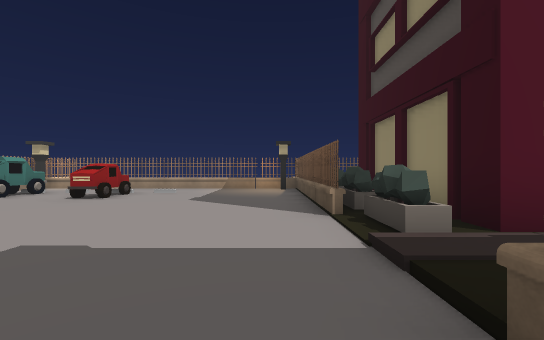
view 1 (above)

17 first-person views from a walk through a scene from a Unity 3-D project. The camera is 1.3 m above the floor, looks level and sees 90° across. The floor is counted in squares, 2 m on a side. Each view is taken from the middle of a square. On the plan, view 1 faces up. The plan holds only what a view shows up to about 9 squares ahead; the rest is blank. The place goes on beyond the plan. The player is left out. Some surface patterns are stand-ins.

view 2
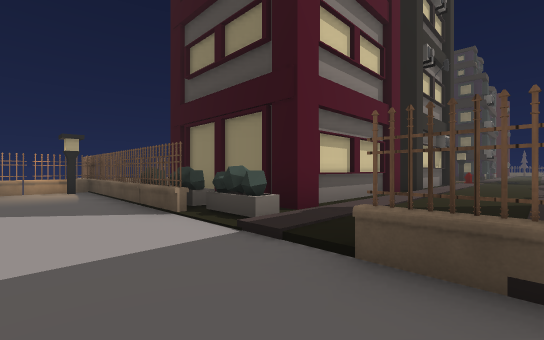

view 3
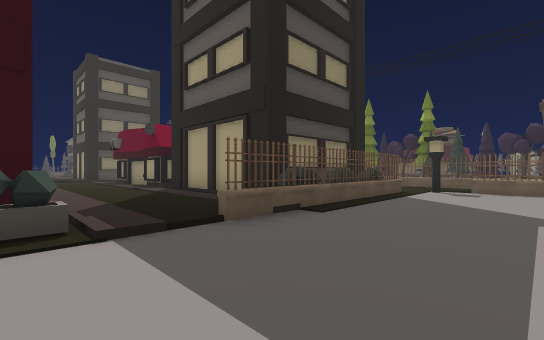

view 4
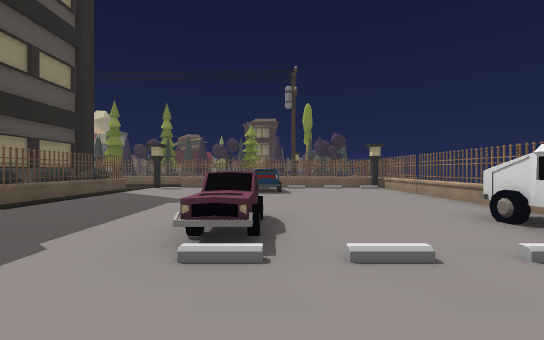

view 5
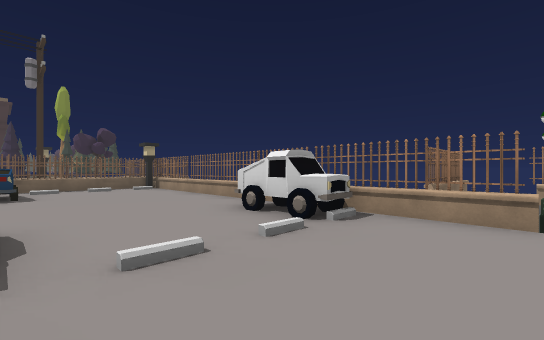

view 6
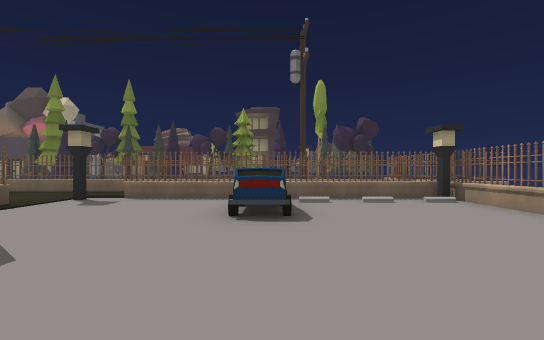

view 7
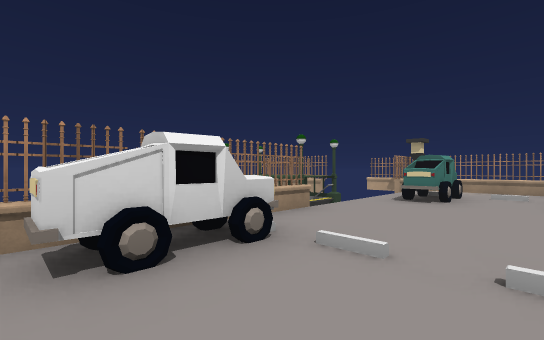

view 8
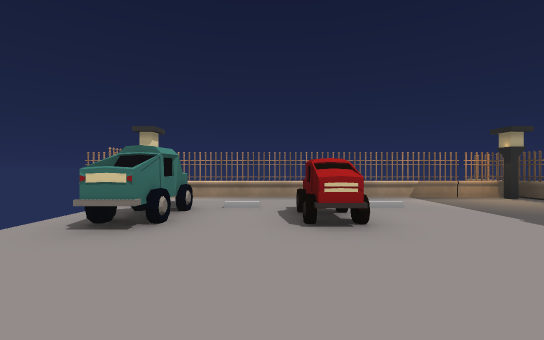

view 9
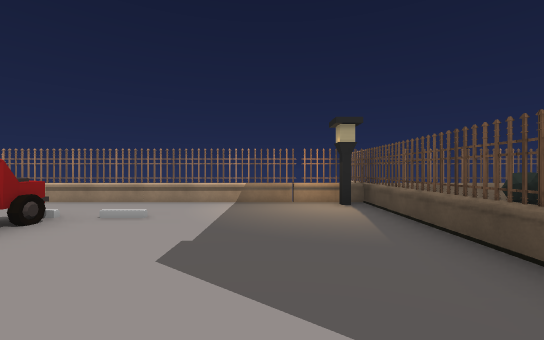

view 10
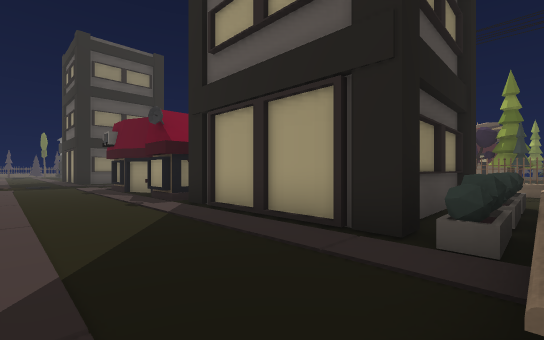

view 11
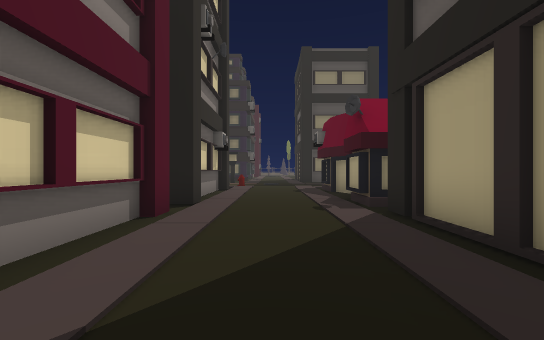

view 12
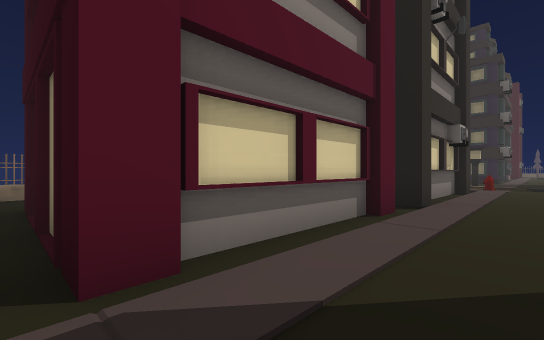

view 13
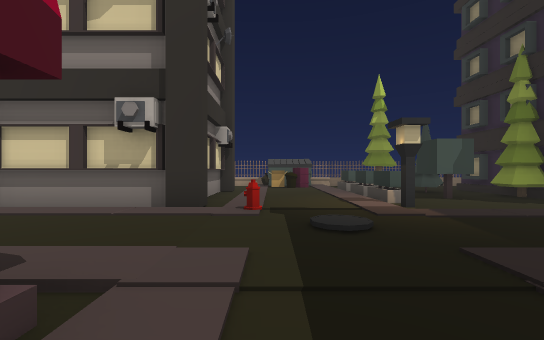

view 14
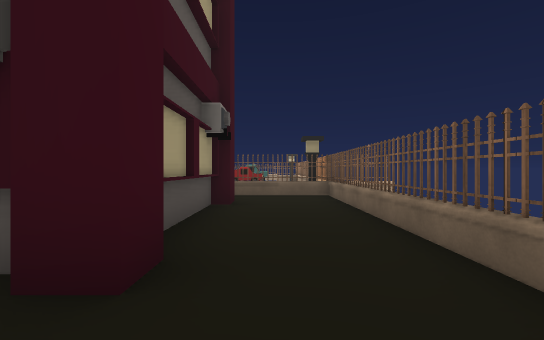

view 15
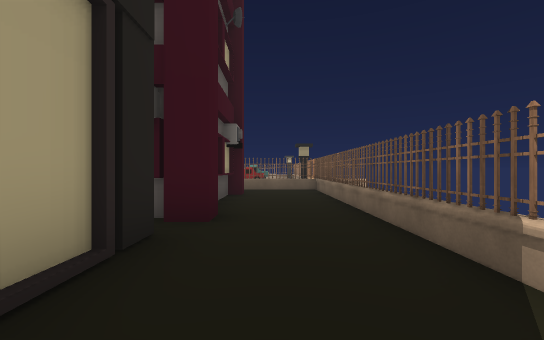

view 16
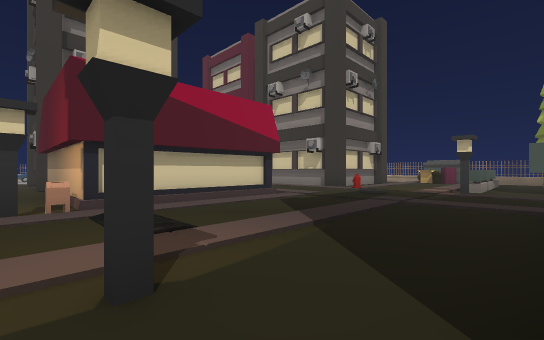

view 17
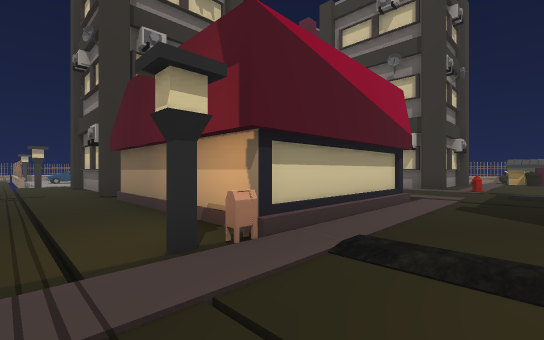

### Floor plan
Key: @ floor where view 1 was taken; # wall or solid block; x gap in a wall; . main floor; : floor 0.25 m higher than the main floor; + floor 1 m higher than the main floor; / step, stairs or slope; = window, fence, low wall or low ledge; ^ raised ledge; F fence; B building; T tree; U bush; M mailbox; O other object.
Columns run from 10 left of view 1 to 20 right of it. Each row starts with its distance up from view 1.
 11            #
 10 =O FF#FF#FFFFF#FF#FF
  9 = FO......OF........
  8   x........#.........
  7    O..O....F.BBBB.//  /::O  ..B
  6 #  O..O...OF.B  B BB B/::/O.T.B
  5 ^^........OF.B       B/::/.U.TT
  4  ^x........#.B       B/::O....B
  3 # F........O.BBBB.BBBB/::O...
  2 # FO////.../:::::::::::O/:::
  1   #O..O/.../::::::::::::/:..
  0   FO..//..@F::::::::::::::::
 -1   F........FBBBBB##..#/..:.
 -2   #........#B   B   ##/..:..
 -3   F........FB   B    #/..:..
 -4   F...O....FB   B    #/..:.
 -5   #...+....#BBBBB#####M:::.
 -6  FFFF#FF#FO...........O..O..
 -7   F=======#          ....
 -8 =O#FFF#FFF#FF#F
 -9   OT

Where each view was taken, in squares from view 1:
view 1: 0 up, 0 right, facing up
view 2: 0 up, 1 left, facing up-right
view 3: 3 up, 2 left, facing down-right
view 4: 4 up, 4 left, facing down
view 5: 4 up, 4 left, facing down-left
view 6: 0 up, 4 left, facing down
view 7: 0 up, 5 left, facing up-left
view 8: 3 up, 5 left, facing up
view 9: 4 up, 1 left, facing up
view 10: 2 up, 1 right, facing down-right
view 11: 1 up, 2 right, facing right
view 12: 1 up, 2 right, facing up-right
view 13: 2 down, 13 right, facing up
view 14: 8 up, 8 right, facing left
view 15: 8 up, 10 right, facing left
view 16: 6 down, 17 right, facing up-left
view 17: 7 down, 14 right, facing up-left
